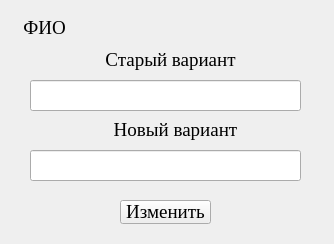
<?xml version="1.0" encoding="UTF-8"?>
<ui version="4.0">
 <class>editdeb</class>
 <widget class="QWidget" name="editdeb">
  <property name="geometry">
   <rect>
    <x>0</x>
    <y>0</y>
    <width>334</width>
    <height>244</height>
   </rect>
  </property>
  <property name="windowTitle">
   <string>Form</string>
  </property>
  <widget class="QLineEdit" name="lineEdit">
   <property name="geometry">
    <rect>
     <x>30</x>
     <y>80</y>
     <width>271</width>
     <height>31</height>
    </rect>
   </property>
  </widget>
  <widget class="QLabel" name="label">
   <property name="geometry">
    <rect>
     <x>20</x>
     <y>20</y>
     <width>49</width>
     <height>16</height>
    </rect>
   </property>
   <property name="font">
    <font>
     <family>Times New Roman</family>
     <pointsize>14</pointsize>
    </font>
   </property>
   <property name="text">
    <string>ФИО</string>
   </property>
   <property name="alignment">
    <set>Qt::AlignCenter</set>
   </property>
  </widget>
  <widget class="QPushButton" name="pushButtonDeb">
   <property name="geometry">
    <rect>
     <x>120</x>
     <y>200</y>
     <width>91</width>
     <height>24</height>
    </rect>
   </property>
   <property name="font">
    <font>
     <family>Times New Roman</family>
     <pointsize>14</pointsize>
    </font>
   </property>
   <property name="text">
    <string>Изменить</string>
   </property>
  </widget>
  <widget class="QLineEdit" name="lineEdit_2">
   <property name="geometry">
    <rect>
     <x>30</x>
     <y>150</y>
     <width>271</width>
     <height>31</height>
    </rect>
   </property>
  </widget>
  <widget class="QLabel" name="label_2">
   <property name="geometry">
    <rect>
     <x>100</x>
     <y>50</y>
     <width>141</width>
     <height>20</height>
    </rect>
   </property>
   <property name="font">
    <font>
     <family>Times New Roman</family>
     <pointsize>14</pointsize>
    </font>
   </property>
   <property name="text">
    <string>Старый вариант</string>
   </property>
   <property name="alignment">
    <set>Qt::AlignCenter</set>
   </property>
  </widget>
  <widget class="QLabel" name="label_3">
   <property name="geometry">
    <rect>
     <x>100</x>
     <y>120</y>
     <width>151</width>
     <height>20</height>
    </rect>
   </property>
   <property name="font">
    <font>
     <family>Times New Roman</family>
     <pointsize>14</pointsize>
    </font>
   </property>
   <property name="text">
    <string>Новый вариант</string>
   </property>
   <property name="alignment">
    <set>Qt::AlignCenter</set>
   </property>
  </widget>
 </widget>
 <resources/>
 <connections/>
</ui>
